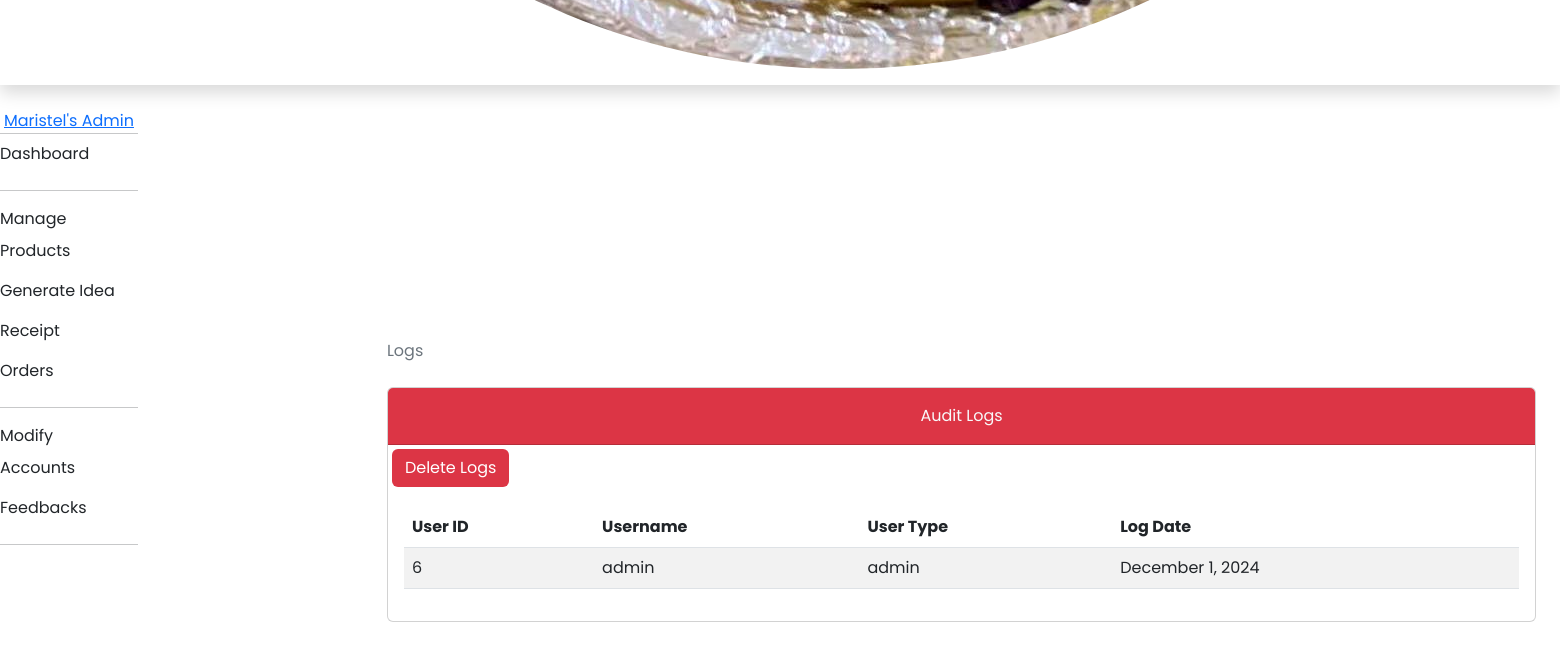
/admin/auditlogs.php (signed in, lower part), run on an earlier commit of the app's database.
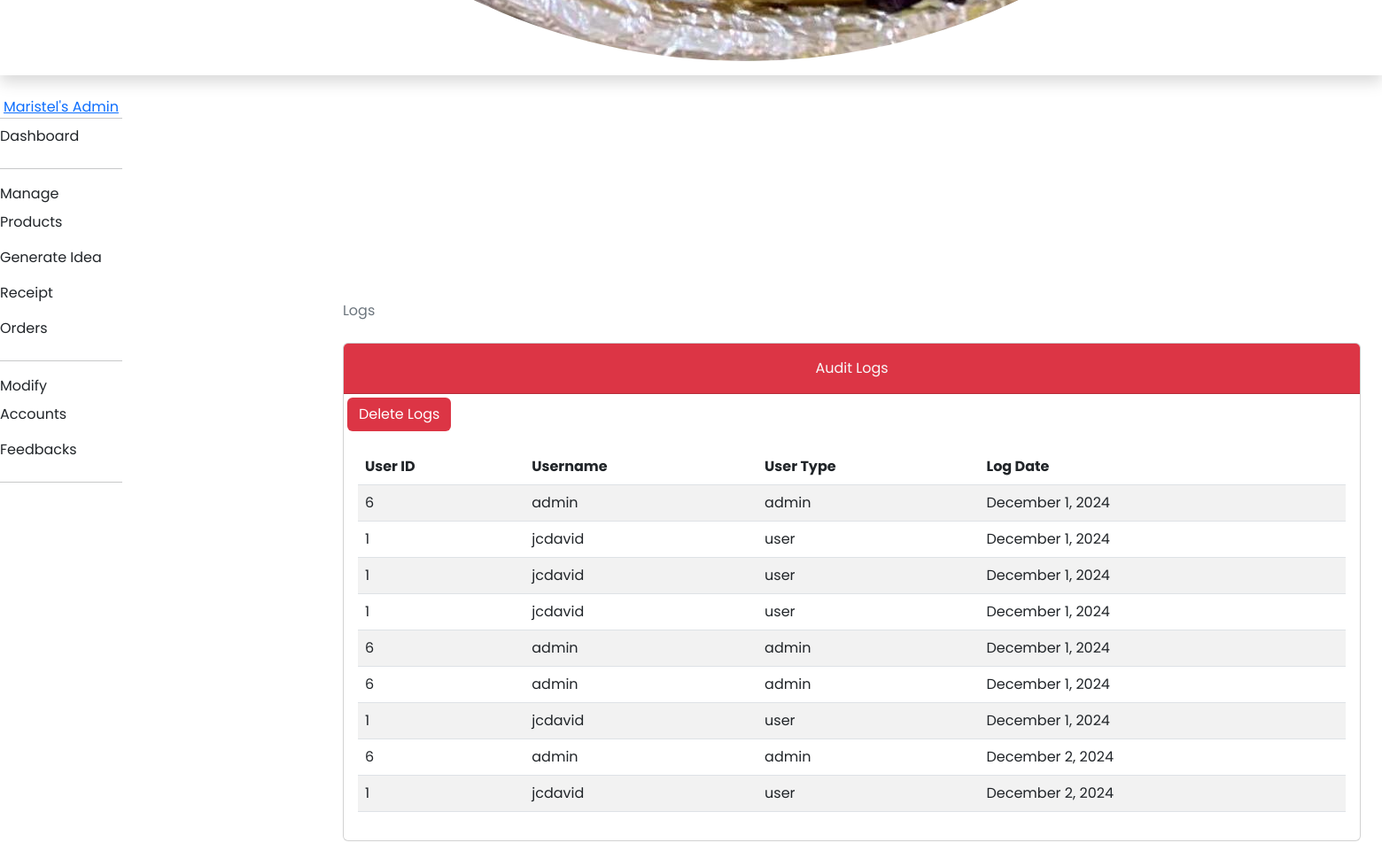
And on a later commit of the database.
### tables this page shows
CREATE TABLE `tbl_audit_log` (
  `log_user_id` int(11) DEFAULT NULL,
  `log_username` varchar(50) DEFAULT NULL,
  `log_user_type` varchar(50) DEFAULT NULL,
  `log_date` timestamp NULL DEFAULT current_timestamp()
);

CREATE TABLE `tbl_role` (
  `role_id` int(11) NOT NULL,
  `role_name` varchar(50) NOT NULL
);

### admin/auditlogs.php (the view, shortened to what this page needs)
<!DOCTYPE html>
<html lang="en">
  <head>
    <link href="../plugins/dataTables.bootstrap5.min.css" rel="stylesheet" />
    <link href="../plugins/responsive.bootstrap5.min.css" rel="stylesheet" />
    <link href="../styles/bootstrap5-min.css" rel="stylesheet" />
    <link href="../styles/card-general.css" rel="stylesheet" />
  </head>
  <body class="sb-nav-fixed">
    <?php require_once("./navbar.php"); ?>
    <div id="layoutSidenav">
      <?php require_once("./sidebar.php"); ?>
      <div id="layoutSidenav_content">
        <main>
          <div class="container-fluid px-4">
            <div class="img-con d-flex align-items-center justify-content-center" style="height: 150px;">
               </div>
            <ol class="breadcrumb mb-4">
              <li class="breadcrumb-item active">Logs</li>
            </ol>
              <div class="card mb-5">
                    <div class="card-header bg-danger pt-3">
                        <div class="text-center">
                            <p class="card-title text-light">Audit Logs
                        </div>
                    </div>
                    <button style="display: flex; width:max-content; margin: 4px;
                    color:white;" class="btn bg-danger" id="delete-logs">
                      Delete Logs</button>
                    <div class="card-body">
                      <table id="userAuditLogs" class="table table-striped nowrap" style="width:100%">
                        <thead>
                          <tr>
                            <th>User ID</th>
                            <th>Username</th>
                            <th>User Type</th>
                            <th>Log Date</th>
                          </tr>
                        </thead>
                        <tbody>
                          <?php
                            $query = "SELECT tl.*, tr.role_name FROM tbl_audit_log tl
                            INNER JOIN tbl_role tr ON tr.role_id = tl.log_user_type;";
                            $stmt = $conn->prepare($query);
                            $stmt->execute();
                            $result = $stmt->get_result();
                              while ($data = $result->fetch_assoc()) {
                                $dateObject = new DateTime($data["log_date"]);
                          ?>
                          <tr>
                            <td><?php echo $data['log_user_id'];?></td>
                            <td><?php echo $data['log_username'];?></td>
                            <td><?php echo $data['role_name'];?></td>
                            <td><?php echo $dateObject->format('F j, Y'); ?></td>
                          </tr>
                          <?php
                            }
                          ?>
                        </tbody>
                      </table>
                    </div>
                  </div>
            </div>
      </main>
    </div>
  </div>
    <link rel="stylesheet" href="../styles/dataTables.min.css">
  </body>
</html>

What changed in the data, as far as the page shows it:
added tbl_audit_log: log_user "1", log_username "jcdavid", tbl_role.role_name "user", log_date "December 1, 2024"
added tbl_audit_log: log_user "1", log_username "jcdavid", tbl_role.role_name "user", log_date "December 1, 2024"
added tbl_audit_log: log_user "1", log_username "jcdavid", tbl_role.role_name "user", log_date "December 1, 2024"
added tbl_audit_log: log_user "6", log_username "admin", tbl_role.role_name "admin", log_date "December 1, 2024"
added tbl_audit_log: log_user "6", log_username "admin", tbl_role.role_name "admin", log_date "December 1, 2024"
added tbl_audit_log: log_user "1", log_username "jcdavid", tbl_role.role_name "user", log_date "December 1, 2024"
added tbl_audit_log: log_user "6", log_username "admin", tbl_role.role_name "admin", log_date "December 2, 2024"
added tbl_audit_log: log_user "1", log_username "jcdavid", tbl_role.role_name "user", log_date "December 2, 2024"
